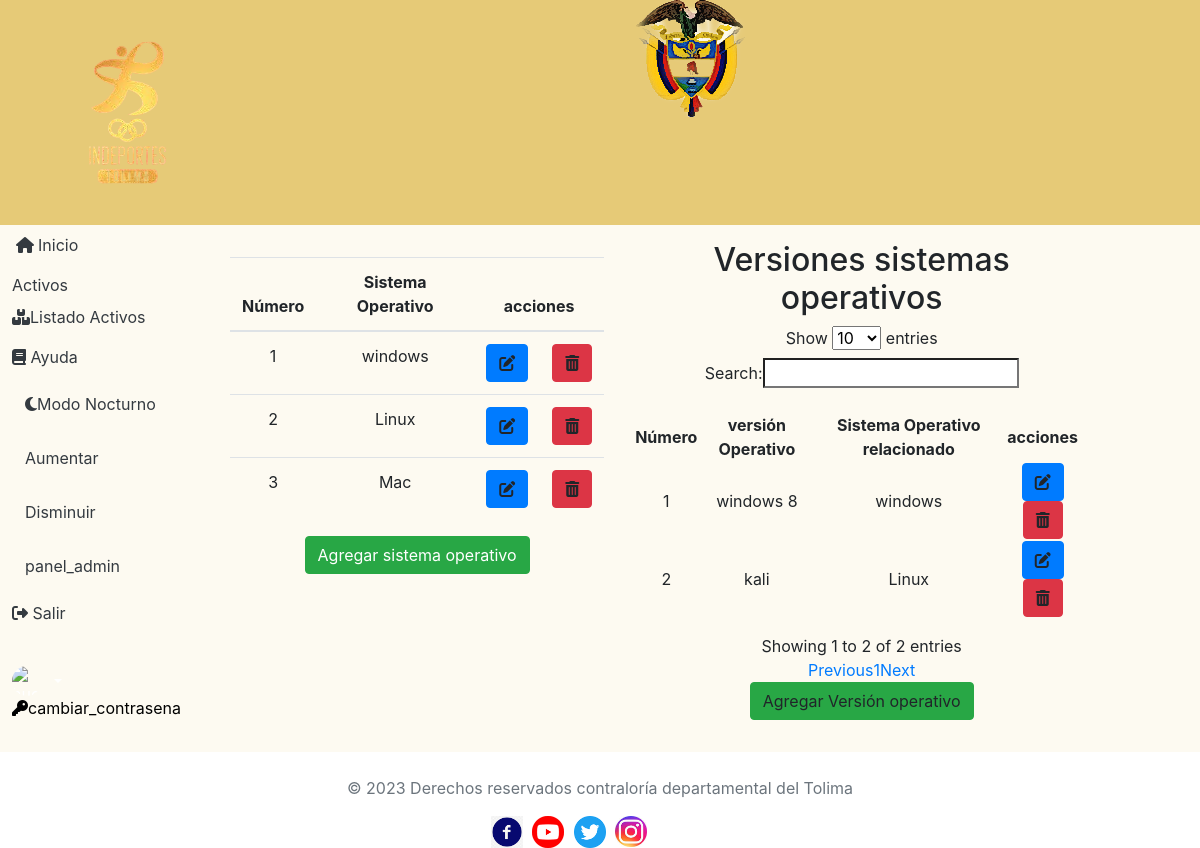
Page /activo/administrar_software/ on the committed database.
### activos/models.py (models this page shows, shortened)
class SistemaOperativo(models.Model):
    nombre_sistema = models.CharField (max_length=150,unique=True, verbose_name="nombre del sistema")
    estado = models.BooleanField (default=True, verbose_name="Estado")
    def __str__(self):
        return self.nombre_sistema

class VersionSistemaOperativo (models.Model):
    version_sistema = models.CharField (max_length= 150, unique=True)
    sistema_operativo = models.ForeignKey(SistemaOperativo, on_delete=models.CASCADE, verbose_name="version sistema operativo", null=False, blank=False)
    estado = models.BooleanField (default=True, verbose_name="Estado")

### activos/views.py (the view)
# urls.py: path("administrar_software/", administar_software, name="administar_software"),
def administar_software(request):
    rol_usuario = Usuario.objects.filter (user = request.user.id).first()
    sistemas_operativos = SistemaOperativo.objects.filter(estado=True)
    versiones_sistemas_operativos = VersionSistemaOperativo.objects.filter(estado=True)
    context = {
        'titulo':"Administar software",
        'sistemas_operativos':sistemas_operativos,
        'versiones_sistemas_operativos':versiones_sistemas_operativos,
        'rol_usuario':rol_usuario
    }
    return render (request, 'administrador/administar_sistemas_operativos.html',context)

### base/templates/administrador/administar_sistemas_operativos.html (shortened to what this page needs)
{% extends 'partials/body.html' %}
{% load crispy_forms_tags %}
{% block content %}
<div class="container-fluid">
    <div class="row">
        <div class="col-lg-5 col-md-4 col-sm-12">
            <table class="table table-responsive my-3">
                <thead>
                    <tr>
                        <th>Número</th>
                        <th>Sistema Operativo</th>
                        <th colspan="2">acciones</th>
                    </tr>
                </thead>
                <tbody>
                    {% for item in sistemas_operativos %}
                    <tr>
                        <td>{{forloop.counter}}</td>
                        <td>{{item.nombre_sistema}}</td>
                        <td><a class="btn btn-primary"><i class="fa-solid fa-pen-to-square text-bg-primary" onclick="showSweetAlert('editar', 'agregar_sistema_operativo/{{ item.id }}')" title="Editar"></i><a></td>
                        <td><a class="btn btn-danger"><i class="fas fa-trash-alt" onclick="showSweetAlert('eliminar', 'eliminar_sistema_operativo/{{ item.id }}')" title="Eliminar"></i></a></td>
                    </tr>
                    {% endfor %}
                </tbody>
            </table>
            <a href="{% url 'agregar_sistema_operativo' %}" class="btn btn-success">Agregar sistema operativo</a>
        </div>
        <div class="col-lg-6 col-md col-sm-12">
            <h2>Versiones sistemas operativos</h2>
            <table id="version_sistema" class="display table-responsive my-3 w-100">
                <thead>
                    <tr>
                        <th>Número</th>
                        <th>versión Operativo</th>
                        <th>Sistema Operativo relacionado</th>
                        <th>acciones</th>
                    </tr>
                </thead>
                <tbody>
                    {% for item in versiones_sistemas_operativos %}
                    <tr>
                        <td>{{forloop.counter}}</td>
                        <td>{{item.version_sistema}}</td>
                        <td>{{item.sistema_operativo}}</td>
                        <td><a class="btn btn-primary trigger-sweetalert" onclick="showSweetAlert('editar' , 'agregar_version_sistema_operativo/{{ item.id }} ')"><i class="fa-solid fa-pen-to-square text-bg-primary"></i><a>
                        <a  class="btn btn-danger trigger-sweetalert" onclick="showSweetAlert('eliminar' , 'eliminar_version_sistema_operativo/{{ item.id }} ')"><i class="fas fa-trash-alt"></i></a></td>
                        {% endfor %}
                    </tr>
                </tbody>
            </table>
            <a class="btn btn-success" onclick="showSweetAlert('agregar' , '../administrar_software/agregar_version_sistema_operativo/')">Agregar Versión operativo</a>
        </div>
    </div>
</div>
{% endblock %}

### static/css/styles.css (style rules this page uses)
td { padding: 1px,2px,1px,2px; }
th { padding: 1px,2px,1px,2px; }

### rows in the picture
SistemaOperativo: nombre_sistema "windows"
SistemaOperativo: nombre_sistema "Linux"
SistemaOperativo: nombre_sistema "Mac"
VersionSistemaOperativo: version_sistema "windows 8", sistema_operativo "windows"
VersionSistemaOperativo: version_sistema "kali", sistema_operativo "Linux"
